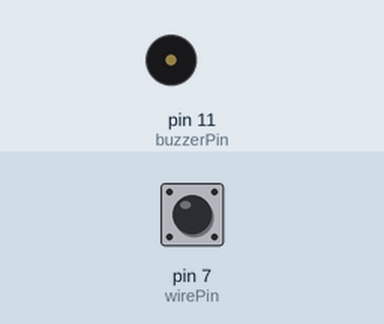
A sketch run on a simulated Arduino Uno, built with avr-gcc and run on an emulated ATmega328P. On the bench: buzzer (waves = sounding). The inputs (shaded band) are chosen by the test bench; at power-on: pin 7 (wirePin) LOW. What the sketch prints to the serial monitor is not drawn.

Above: at 1.2 s.
1.3 s: pin 7 (wirePin) driven HIGH
2.8 s: pin 7 (wirePin) pulsed LOW 5 times (0.12 s each, 0.3 s apart)
At 3.4 s:
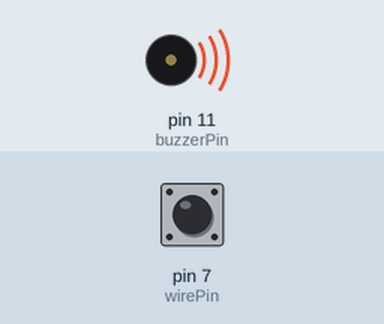
Timing chart, 0 to 4.6 s (numbered marks = the images above; inputs shaded):
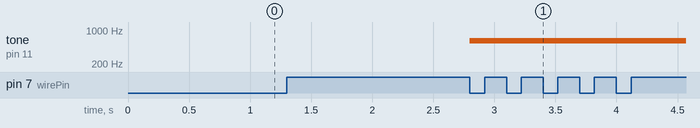

The sketch:

buzzer_game.ino
```cpp
const int wirePin = 7;
const int buzzerPin = 11;


void setup() {
  // put your setup code here, to run once:
  Serial.begin(115200);
  pinMode(wirePin, INPUT);

  pinMode(buzzerPin, OUTPUT);

}

void loop() {
  // put your main code here, to run repeatedly:

  if(digitalRead(wirePin)){
    Serial.println("Buzzer");
    tone(buzzerPin, 400, 200);
    tone(buzzerPin, 600, 200);

  }else{
    Serial.println("-");
  }

}
```
